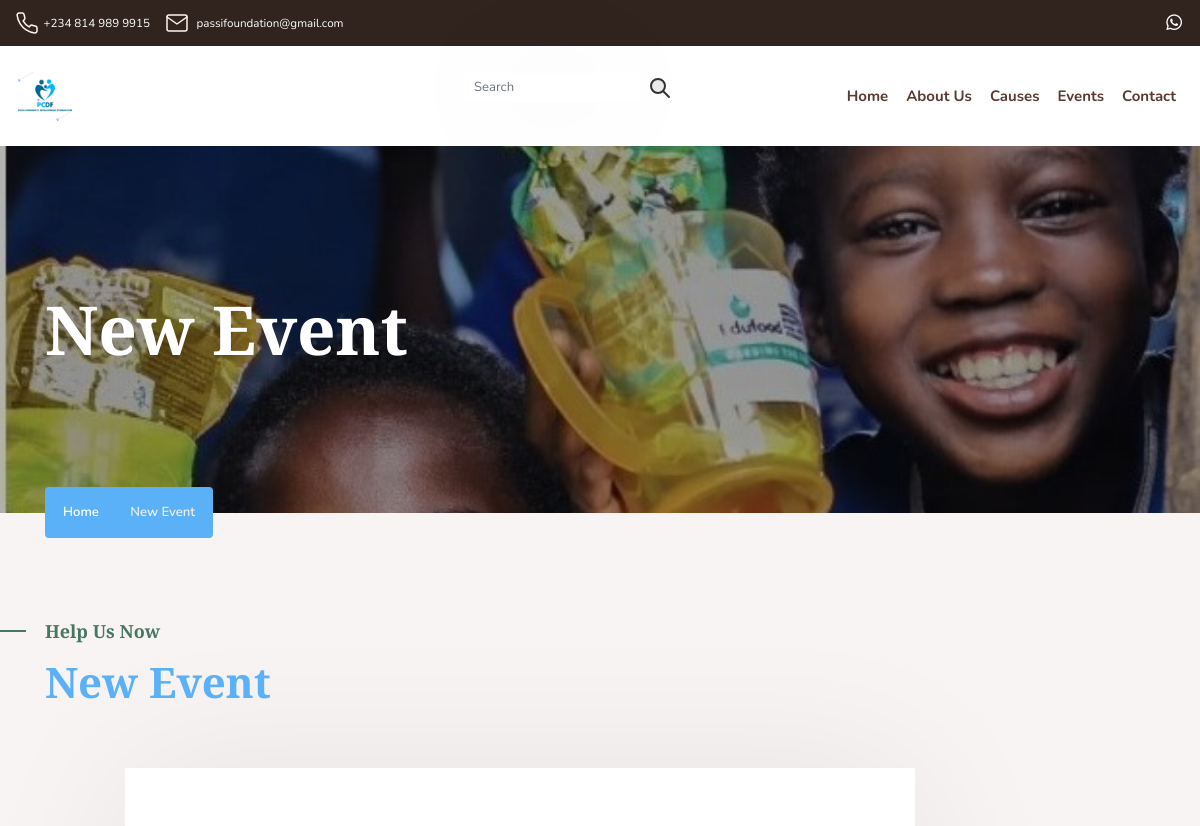
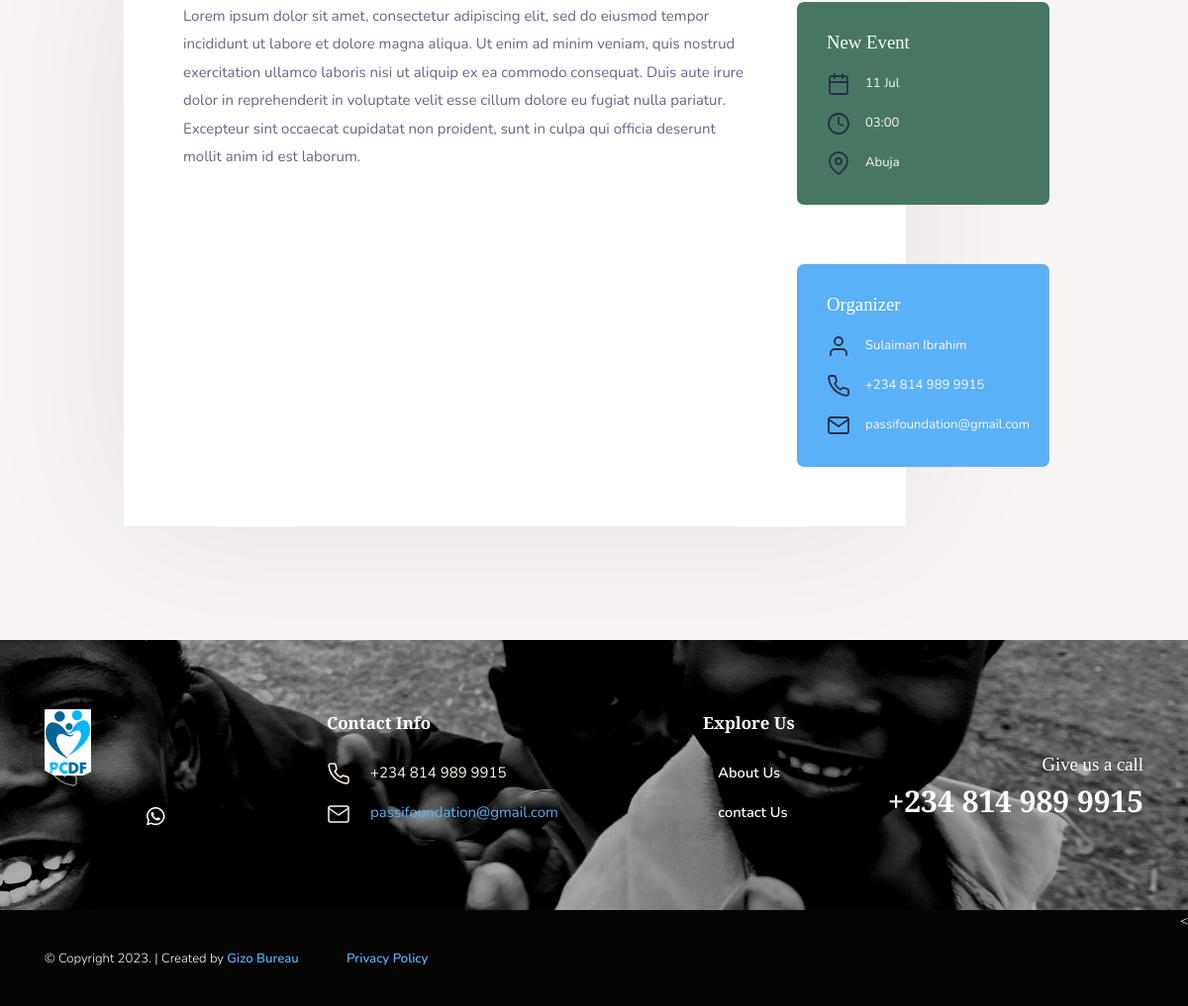
Screenshot of /event-details/new-event with the database file from the repository (2 pictures, top to bottom).
### pass/models.py (models this page shows, shortened)
class Event(models.Model):
    name = models.CharField( max_length=150)
    slug = models.SlugField(null=True, blank=True)
    time = models.DateTimeField(auto_now=False)
    location = models.CharField(max_length=50)
    description = models.TextField()
    organizer = models.ForeignKey(Member, on_delete=models.CASCADE)

class Member(models.Model):
    name = models.CharField(max_length=100)
    position = models.CharField(max_length=70)
    image = ResizedImageField(size=[200, 350], quality=100, crop=['middle', 'center'], upload_to='profile')

### pass/views.py (the view)
# urls.py: path('event-details/<slug>', views.event, name="event"),
def event(request, slug):
    event = Event.objects.get(slug=slug)
    return render(request, "events-single.html", {"event":event})

### pass/templates/events-single.html
{% extends 'navbar.html' %}
{% load static %}
{% block content %}
    <section class="breadcrumbs-page-wrap">
        <div class="bg-fixed pos-rel breadcrumbs-page">
            <div class="container">
                <h1>{{event.name|title}}</h1>
                <nav aria-label="breadcrumb" class="breadcrumb-wrap">
                    <ol class="breadcrumb">
                        <li class="breadcrumb-item"><a href="/">Home</a></li>
                        <li class="breadcrumb-item active" aria-current="page">{{event.name|title}}</li>
                    </ol>
                </nav>
            </div>
        </div>
    </section>
    <main id="body-content">
        <section class="wide-tb-100">
            <div class="container">
                <h1 class="heading-main">
                    <small>Help Us Now</small>
                    {{event.name|title}}
                </h1>
            </div>
            <div class="event-single-wrap">
                <div class="container pos-rel">
                    <div class="row">
                        <div class="col-lg-3 order-lg-last">
                            <div class="event-single-listing pattern-green">
                                <h3>{{event.name|title}}</h3>
                                <ul class="list-unstyled">
                                    <li>
                                        <div><i data-feather="calendar"></i> </div>
                                        <div>{{event.time|date:"d"}} {{event.time|date:"M"}}</div>
                                    </li>
                                    <li>
                                        <div><i data-feather="clock"></i> </div>
                                        <div>{{event.time|time:"H:i"}}</div>
                                    </li>
                                    <li>
                                        <div><i data-feather="map-pin"></i> </div>
                                        <div>{{event.location}}</div>
                                    </li>
                                </ul>
                            </div>
                            <div class="event-single-listing pattern-orange">
                                <h3>Organizer</h3>
                                <ul class="list-unstyled">
                                    <li>
                                        <div><i data-feather="user"></i> </div>
                                        <div>{{event.organizer.name|title}}</div>
                                    </li>
                                    <li>
                                        <div><i data-feather="phone"></i> </div>
                                        <div>+234 814 989 9915</div>
                                    </li>
                                    <li>
                                        <div><i data-feather="mail"></i> </div>
                                        <div><a href="mailto:passifoundation@gmail.com">passifoundation@gmail.com</a></div>
                                    </li>
                                </ul>
                            </div>
                        </div>
                        <div class="col-lg-7 offset-lg-1">
                            <div class="event-single-info">
                                <p>{{event.description}}</p>
                            </div>
                        </div>
                    </div>
                </div>
            </div>
        </section>
{% endblock content %}

### rows the page displays
Event: name "New Event", time "11", time "Jul", time "03:00", location "Abuja", organizer.name "Sulaiman Ibrahim", description "Lorem ipsum dolor sit amet, consectetur adipiscing elit, sed do eiusmod tempor incididunt ut labore et dolore magna aliqua. Ut enim ad minim veniam, quis nostrud exercitation ullamco laboris nisi ut aliquip ex ea commodo consequat. Duis aute irure dolor in reprehenderit in voluptate velit esse cillum dolore eu fugiat nulla pariatur. Excepteur sint occaecat cupidatat non proident, sunt in culpa qui officia deserunt mollit anim id est laborum."
